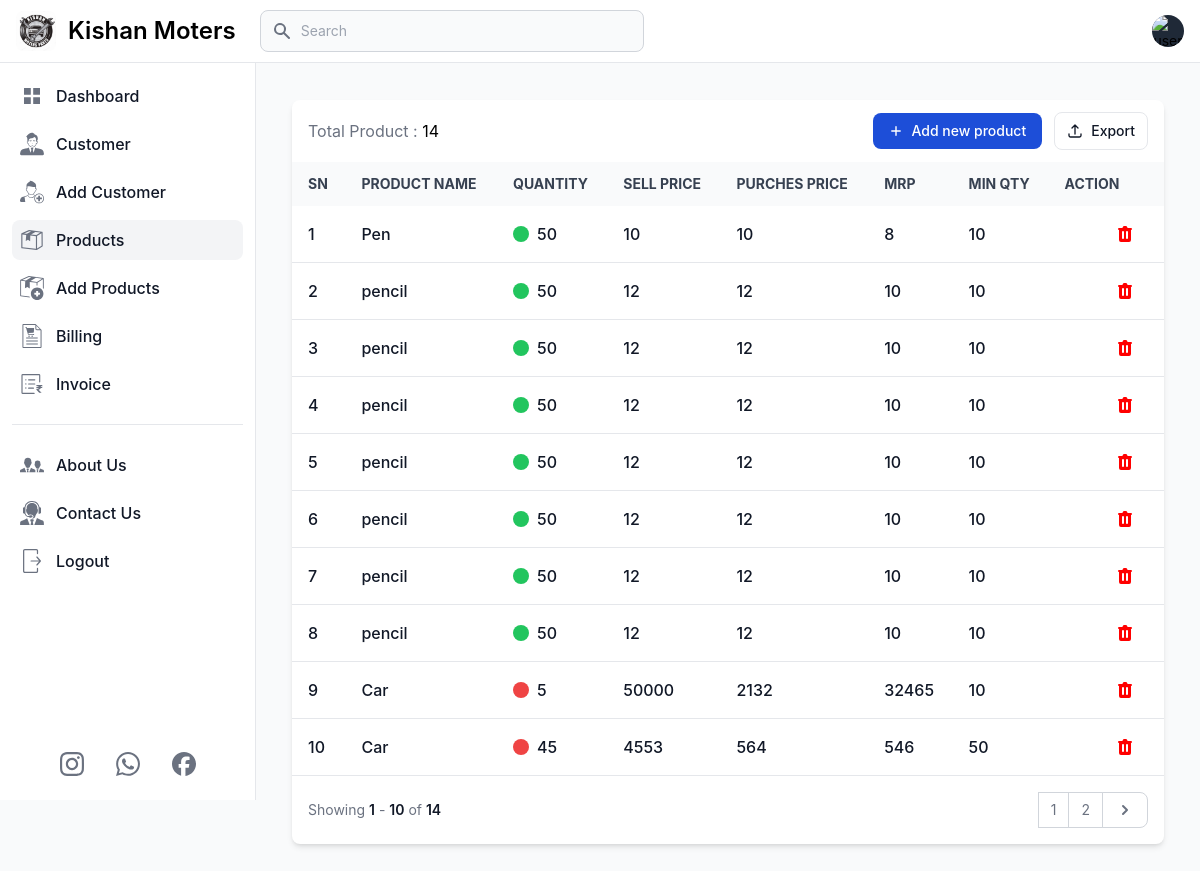
Page /products (signed in) on the earlier database version.
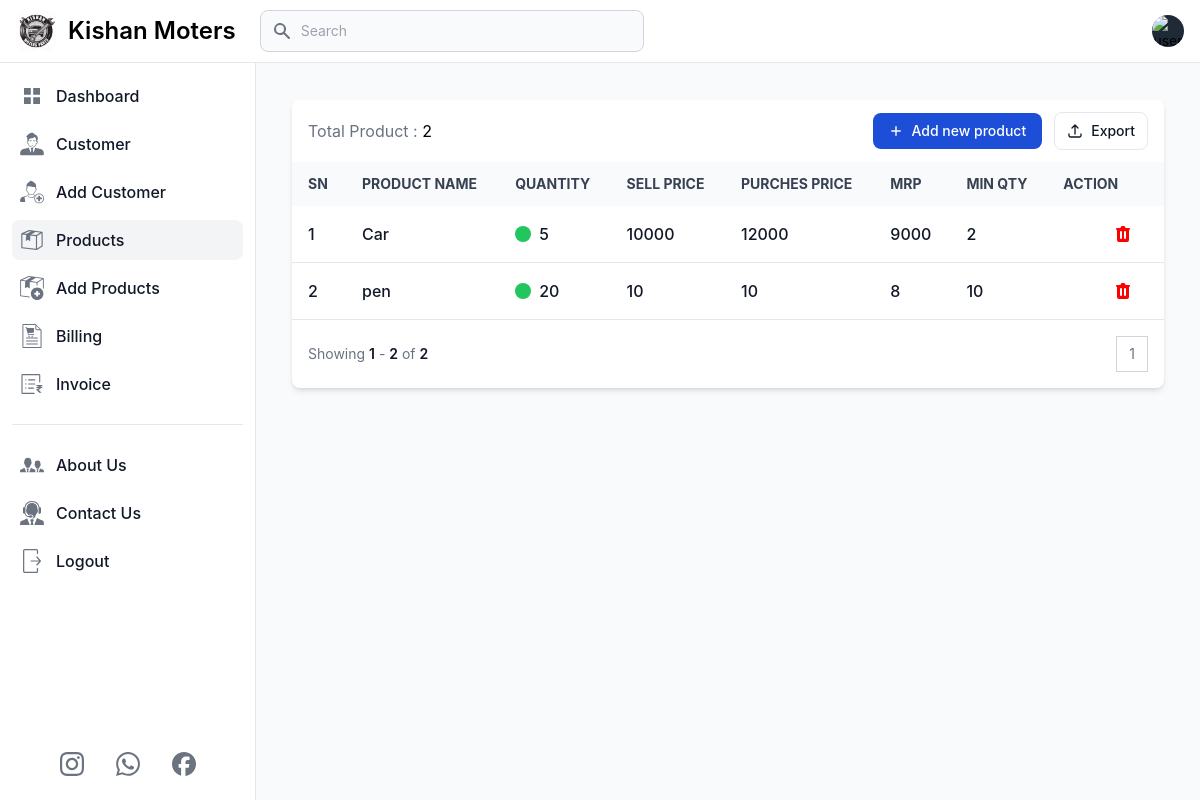
Same page on the later database version.
### app.py (models this page shows, shortened)
class Products(db.Model):
    prod_id = db.Column(db.Integer, primary_key=True)
    user_id = db.Column(db.Integer, db.ForeignKey('user.id'), nullable=False)
    prod_name = db.Column(db.String(100), nullable=False)
    prod_quantity = db.Column(db.Integer, nullable=False)
    prod_sell_price = db.Column(db.Integer, nullable=False)
    prod_mrp = db.Column(db.Integer, nullable=False)
    prod_buy_price = db.Column(db.Integer, nullable=False)
    prod_min_quantity = db.Column(db.Integer, nullable=False)

### app.py (the view)
@app.route('/products', methods=['GET', 'POST'])
def products():
    if 'email' in session:
        user = User.query.filter_by(email=session['email']).first()
        page = request.args.get('page', 1, type=int)
        products = Products.query.filter(Products.user_id == user.id).paginate(page=page, per_page=10)
        total_product = Products.query.filter(Products.user_id == user.id).count()
        return render_template('product.html', title='Products', current_page='products',
                               user=user, products=products, total_product=total_product, min=min, enumerate=enumerate)
    else:
        flash('You need to login first.', 'error')
        return redirect('/login')

### templates/product.html (shortened to what the changed rows need)
{% extends 'layout.html' %}
{% block content %}
<main class="p-4 md:ml-64 h-auto pt-20">
    <div class="m-2 md:m-5 max-w-screen-2xl">
        <div class="relative overflow-hidden bg-white shadow-md dark:bg-gray-800 rounded-lg">
            <div
                class="flex flex-col px-4 py-3 space-y-3 lg:flex-row lg:items-center lg:justify-between lg:space-y-0 lg:space-x-4">
                <div class="flex items-center flex-1 space-x-4">
                    <h5>
                        <span class="text-gray-500">Total Product : </span>
                        <span class="dark:text-white">{{total_product}}</span>
                    </h5>
                </div>
            </div>
            <div class="overflow-x-auto">
                <table class="w-full text-sm text-left text-gray-500 dark:text-gray-400">
                    <thead
                        class="text-xs md:text-sm text-gray-700 uppercase bg-gray-50 dark:bg-gray-700 dark:text-gray-400">
                        <tr>
                            <th scope="col" class="px-4 py-3 whitespace-nowrap">SN</th>
                            <th scope="col" class="px-4 py-3 whitespace-nowrap">Product Name</th>
                            <th scope="col" class="px-4 py-3 whitespace-nowrap">Quantity</th>
                            <th scope="col" class="px-4 py-3 whitespace-nowrap">Sell Price</th>
                            <th scope="col" class="px-4 py-3 whitespace-nowrap">Purches Price</th>
                            <th scope="col" class="px-4 py-3 whitespace-nowrap">MRP</th>
                            <th scope="col" class="px-4 py-3 whitespace-nowrap">Min Qty</th>
                            <th scope="col" class="px-4 py-3 whitespace-nowrap">Action</th>
                        </tr>
                    </thead>
                    <tbody>
                        {% for index, product in enumerate(products.items, start=(products.page - 1) * products.per_page + 1) %}
                        <tr class="border-b text-base dark:border-gray-600 hover:bg-gray-100 dark:hover:bg-gray-700">
                            <td class="px-4 py-2 font-medium text-gray-900 whitespace-nowrap dark:text-white">
                                <div class="flex items-center">
                                    {{ index}}
                                </div>
                            </td>
                            <th scope="row"
                                class="px-4 py-2 font-medium text-gray-900 whitespace-nowrap dark:text-white">
                                <div class="flex items-center">
                                    {{product.prod_name}}
                                </div>
                            </th>
                            <td class="px-4 py-2 font-medium text-gray-900 whitespace-nowrap dark:text-white">
                                <div class="flex items-center">
                                    <div class="inline-block w-4 h-4 mr-2 {%if product.prod_quantity>product.prod_min_quantity%} bg-green-500 {% else %} bg-red-500 {% endif %} rounded-full"></div>
                                    {{product.prod_quantity}}
                                </div>
                            </td>
                            <td class="px-4 py-2 font-medium text-gray-900 whitespace-nowrap dark:text-white">
                                <div class="flex items-center">
                                    {{product.prod_sell_price}}
                                </div>
                            </td>
                            <td class="px-4 py-2 font-medium text-gray-900 whitespace-nowrap dark:text-white">
                                <div class="flex items-center">
                                    {{product.prod_mrp}}
                                </div>
                            </td>
                            <td class="px-4 py-2 font-medium text-gray-900 whitespace-nowrap dark:text-white">
                                <div class="flex items-center">
                                    {{product.prod_buy_price}}
                                </div>
                            </td>
                            <td class="px-4 py-2 font-medium text-gray-900 whitespace-nowrap dark:text-white">
                                <div class="flex items-center">
                                    {{product.prod_min_quantity}}
                                </div>
                            </td>
                            <td class="px-4 py-2 font-medium text-gray-900 whitespace-nowrap dark:text-white flex">
                                <div class="flex justify-center p-2 hover:bg-slate-800 hover:rounded-md">
                                    <a href="{{ url_for('edit_product', prod_id=product.prod_id)}}">
                                        <button>
                                        </button>
                                    </a>
                                </div>
                                <div class="flex justify-center p-2 hover:bg-slate-800 hover:rounded-md">
                                    <button  id="deleteButton-{{ product.prod_id }}" data-modal-target="deleteModal-{{ product.prod_id }}"
                                        data-modal-toggle="deleteModal-{{ product.prod_id }}">
                                    </button>
                                </div>
                            </td>
                        </tr>
                        {% endfor %}
                    </tbody>
                </table>
            </div>
            <nav class="flex flex-col items-start justify-between p-4 space-y-3 md:flex-row md:items-center md:space-y-0"
                aria-label="Table navigation">
                <span class="text-sm font-normal text-gray-500 dark:text-gray-400">
                    Showing
                    <span class="font-semibold text-gray-900 dark:text-white">{{ products.page * products.per_page - products.per_page + 1 }}</span>
                    -
                    <span class="font-semibold text-gray-900 dark:text-white">{{ min(products.page * products.per_page, total_product) }}</span>
                    of
                    <span class="font-semibold text-gray-900 dark:text-white">{{ total_product }}</span>
                </span>
                <ul class="inline-flex items-stretch -space-x-px">
                    {% for num in products.iter_pages(left_edge=1, right_edge=1, left_current=2, right_current=2) %}
                        {% if num %}
                            <li>
                                <a href="#"
                                    class="flex items-center justify-center px-3 py-2 text-sm leading-tight text-gray-500 bg-white border border-gray-300 hover:bg-gray-100 hover:text-gray-700 dark:bg-gray-800 dark:border-gray-700 dark:text-gray-400 dark:hover:bg-gray-700 dark:hover:text-white">{{ num }}</a>
                            </li>
                        {% else %}
                            <li>
                                <a href="#"
                                    class="flex items-center justify-center px-3 py-2 text-sm leading-tight text-gray-500 bg-white border border-gray-300 hover:bg-gray-100 hover:text-gray-700 dark:bg-gray-800 dark:border-gray-700 dark:text-gray-400 dark:hover:bg-gray-700 dark:hover:text-white">...</a>
                            </li>
                        {% endif %}
                    {% endfor %}
                    {% if products.has_next %}
                        <li>
                            <a href="{{ url_for('products', page=products.next_num) }}"
                                class="flex items-center justify-center h-full py-1.5 px-3 leading-tight text-gray-500 bg-white rounded-r-lg border border-gray-300 hover:bg-gray-100 hover:text-gray-700 dark:bg-gray-800 dark:border-gray-700 dark:text-gray-400 dark:hover:bg-gray-700 dark:hover:text-white">
                                <svg class="w-5 h-5" aria-hidden="true" fill="currentColor" viewbox="0 0 20 20"
                                    xmlns="http://www.w3.org/2000/svg">
                                    <path fill-rule="evenodd"
                                        d="M7.293 14.707a1 1 0 010-1.414L10.586 10 7.293 6.707a1 1 0 011.414-1.414l4 4a1 1 0 010 1.414l-4 4a1 1 0 01-1.414 0z"
                                        clip-rule="evenodd" />
                                </svg>
                            </a>
                        </li>
                    {% endif %}
                </ul>
            </nav>
        </div>
    </div>
</main>
{% endblock %}

Differences in the rows shown:
removed Products: user "1", prod_name "Pen", prod_quantity "50", prod_sell_price "10", prod_mrp "10", prod_buy_price "8", prod_min_quantity "10"
removed Products: index "2", prod_name "pencil", prod_quantity "50", prod_sell_price "12", prod_mrp "12", prod_buy_price "10", prod_min_quantity "10"
removed Products: index "3", prod_name "pencil", prod_quantity "50", prod_sell_price "12", prod_mrp "12", prod_buy_price "10", prod_min_quantity "10"
removed Products: index "4", prod_name "pencil", prod_quantity "50", prod_sell_price "12", prod_mrp "12", prod_buy_price "10", prod_min_quantity "10"
removed Products: index "5", prod_name "pencil", prod_quantity "50", prod_sell_price "12", prod_mrp "12", prod_buy_price "10", prod_min_quantity "10"
removed Products: index "6", prod_name "pencil", prod_quantity "50", prod_sell_price "12", prod_mrp "12", prod_buy_price "10", prod_min_quantity "10"
removed Products: index "7", prod_name "pencil", prod_quantity "50", prod_sell_price "12", prod_mrp "12", prod_buy_price "10", prod_min_quantity "10"
removed Products: index "8", prod_name "pencil", prod_quantity "50", prod_sell_price "12", prod_mrp "12", prod_buy_price "10", prod_min_quantity "10"
removed Products: index "9", prod_name "Car", prod_quantity "5", prod_sell_price "50000", prod_mrp "2132", prod_buy_price "32465", prod_min_quantity "10"
removed Products: index "10", prod_name "Car", prod_quantity "45", prod_sell_price "4553", prod_mrp "564", prod_buy_price "546", prod_min_quantity "50"
added Products: index "1", prod_name "Car", prod_quantity "5", prod_sell_price "10000", prod_mrp "12000", prod_buy_price "9000", prod_min_quantity "2"
added Products: prod_id "2", prod_name "pen", prod_quantity "20", prod_sell_price "10", prod_mrp "10", prod_buy_price "8", prod_min_quantity "10"
Other differences:
{{ total_product }}: "14" → "2"
{{ min(products.page * products.per_page, total_product) }}: "10" → "2"
list line gone: "2"
